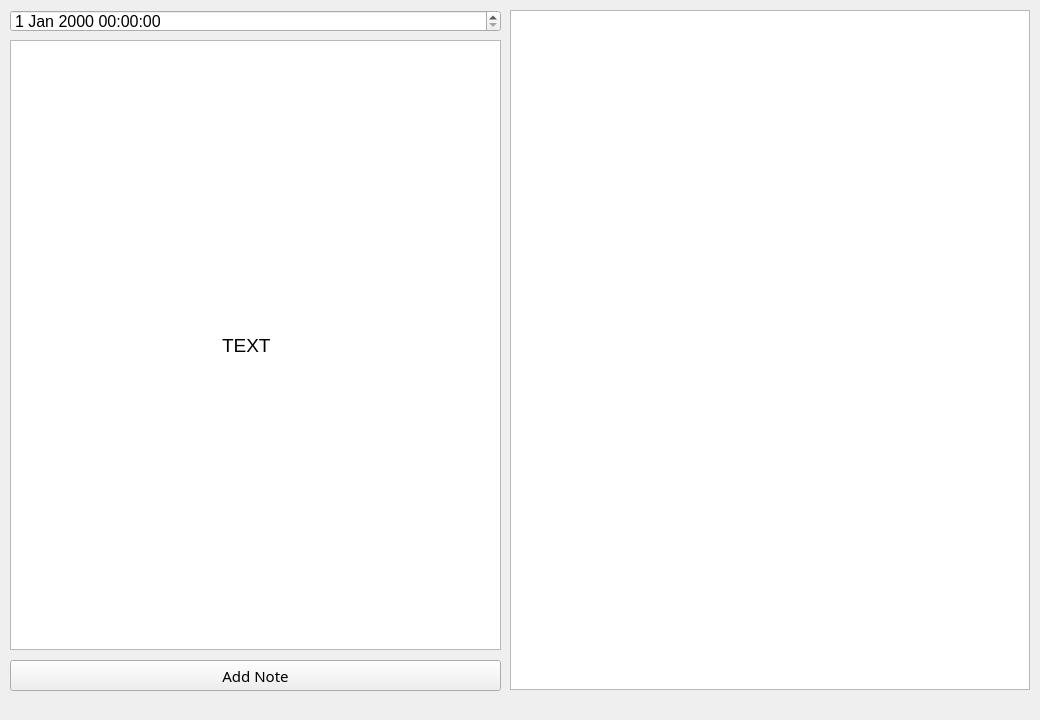
<?xml version="1.0" encoding="UTF-8"?>
<ui version="4.0">
 <class>MainWindow</class>
 <widget class="QMainWindow" name="MainWindow">
  <property name="geometry">
   <rect>
    <x>0</x>
    <y>0</y>
    <width>1040</width>
    <height>720</height>
   </rect>
  </property>
  <property name="windowTitle">
   <string>MainWindow</string>
  </property>
  <widget class="QWidget" name="centralwidget">
   <widget class="QTextEdit" name="textEdit">
    <property name="geometry">
     <rect>
      <x>510</x>
      <y>10</y>
      <width>520</width>
      <height>680</height>
     </rect>
    </property>
   </widget>
   <widget class="QDateTimeEdit" name="dateTimeEdit">
    <property name="geometry">
     <rect>
      <x>10</x>
      <y>10</y>
      <width>491</width>
      <height>22</height>
     </rect>
    </property>
    <property name="font">
     <font>
      <pointsize>12</pointsize>
     </font>
    </property>
   </widget>
   <widget class="QPushButton" name="pushButton">
    <property name="geometry">
     <rect>
      <x>10</x>
      <y>660</y>
      <width>491</width>
      <height>31</height>
     </rect>
    </property>
    <property name="font">
     <font>
      <family>Poor Richard</family>
      <pointsize>11</pointsize>
     </font>
    </property>
    <property name="text">
     <string>Add Note</string>
    </property>
   </widget>
   <widget class="QTextEdit" name="textEdit_2">
    <property name="geometry">
     <rect>
      <x>10</x>
      <y>40</y>
      <width>491</width>
      <height>610</height>
     </rect>
    </property>
    <property name="html">
     <string>&lt;!DOCTYPE HTML PUBLIC &quot;-//W3C//DTD HTML 4.0//EN&quot; &quot;http://www.w3.org/TR/REC-html40/strict.dtd&quot;&gt;
&lt;html&gt;&lt;head&gt;&lt;meta name=&quot;qrichtext&quot; content=&quot;1&quot; /&gt;&lt;style type=&quot;text/css&quot;&gt;
p, li { white-space: pre-wrap; }
&lt;/style&gt;&lt;/head&gt;&lt;body style=&quot; font-family:'MS Shell Dlg 2'; font-size:8.25pt; font-weight:400; font-style:normal;&quot;&gt;
&lt;p style=&quot;-qt-paragraph-type:empty; margin-top:0px; margin-bottom:0px; margin-left:0px; margin-right:0px; -qt-block-indent:0; text-indent:0px;&quot;&gt;&lt;br /&gt;&lt;/p&gt;
&lt;p style=&quot;-qt-paragraph-type:empty; margin-top:0px; margin-bottom:0px; margin-left:0px; margin-right:0px; -qt-block-indent:0; text-indent:0px; font-size:14pt;&quot;&gt;&lt;br /&gt;&lt;/p&gt;
&lt;p style=&quot;-qt-paragraph-type:empty; margin-top:0px; margin-bottom:0px; margin-left:0px; margin-right:0px; -qt-block-indent:0; text-indent:0px; font-size:14pt;&quot;&gt;&lt;br /&gt;&lt;/p&gt;
&lt;p style=&quot;-qt-paragraph-type:empty; margin-top:0px; margin-bottom:0px; margin-left:0px; margin-right:0px; -qt-block-indent:0; text-indent:0px; font-size:14pt;&quot;&gt;&lt;br /&gt;&lt;/p&gt;
&lt;p style=&quot;-qt-paragraph-type:empty; margin-top:0px; margin-bottom:0px; margin-left:0px; margin-right:0px; -qt-block-indent:0; text-indent:0px; font-size:14pt;&quot;&gt;&lt;br /&gt;&lt;/p&gt;
&lt;p style=&quot;-qt-paragraph-type:empty; margin-top:0px; margin-bottom:0px; margin-left:0px; margin-right:0px; -qt-block-indent:0; text-indent:0px; font-size:14pt;&quot;&gt;&lt;br /&gt;&lt;/p&gt;
&lt;p style=&quot;-qt-paragraph-type:empty; margin-top:0px; margin-bottom:0px; margin-left:0px; margin-right:0px; -qt-block-indent:0; text-indent:0px; font-size:14pt;&quot;&gt;&lt;br /&gt;&lt;/p&gt;
&lt;p style=&quot;-qt-paragraph-type:empty; margin-top:0px; margin-bottom:0px; margin-left:0px; margin-right:0px; -qt-block-indent:0; text-indent:0px; font-size:14pt;&quot;&gt;&lt;br /&gt;&lt;/p&gt;
&lt;p style=&quot;-qt-paragraph-type:empty; margin-top:0px; margin-bottom:0px; margin-left:0px; margin-right:0px; -qt-block-indent:0; text-indent:0px; font-size:14pt;&quot;&gt;&lt;br /&gt;&lt;/p&gt;
&lt;p style=&quot;-qt-paragraph-type:empty; margin-top:0px; margin-bottom:0px; margin-left:0px; margin-right:0px; -qt-block-indent:0; text-indent:0px; font-size:14pt;&quot;&gt;&lt;br /&gt;&lt;/p&gt;
&lt;p style=&quot;-qt-paragraph-type:empty; margin-top:0px; margin-bottom:0px; margin-left:0px; margin-right:0px; -qt-block-indent:0; text-indent:0px; font-size:14pt;&quot;&gt;&lt;br /&gt;&lt;/p&gt;
&lt;p style=&quot;-qt-paragraph-type:empty; margin-top:0px; margin-bottom:0px; margin-left:0px; margin-right:0px; -qt-block-indent:0; text-indent:0px; font-size:14pt;&quot;&gt;&lt;br /&gt;&lt;/p&gt;
&lt;p style=&quot;-qt-paragraph-type:empty; margin-top:0px; margin-bottom:0px; margin-left:0px; margin-right:0px; -qt-block-indent:0; text-indent:0px; font-size:14pt;&quot;&gt;&lt;br /&gt;&lt;/p&gt;
&lt;p style=&quot; margin-top:0px; margin-bottom:0px; margin-left:0px; margin-right:0px; -qt-block-indent:0; text-indent:0px;&quot;&gt;&lt;span style=&quot; font-size:14pt;&quot;&gt;		         TEXT&lt;/span&gt;&lt;/p&gt;&lt;/body&gt;&lt;/html&gt;</string>
    </property>
   </widget>
  </widget>
 </widget>
 <resources/>
 <connections/>
</ui>
